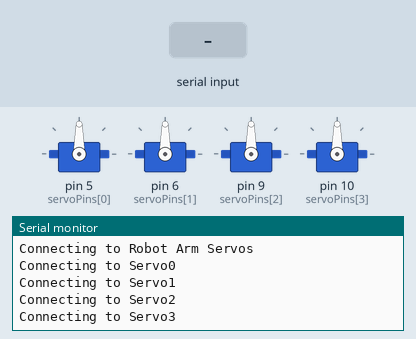
Recording of a sketch running on a simulated Arduino Uno, built with avr-gcc and run on an emulated ATmega328P. Shown: 4 × servo, the last lines printed to the serial monitor. The inputs (shaded band) are chosen by the test bench.

Above: at 1.2 s.
1.3 s: "90,45\n" received over Serial
At 3.5 s:
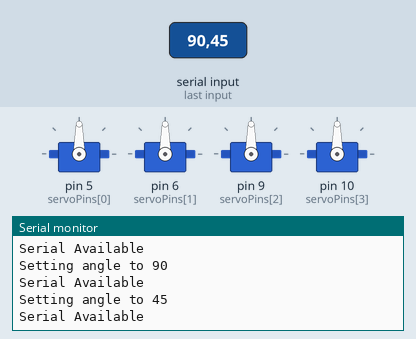
At 4.2 s:
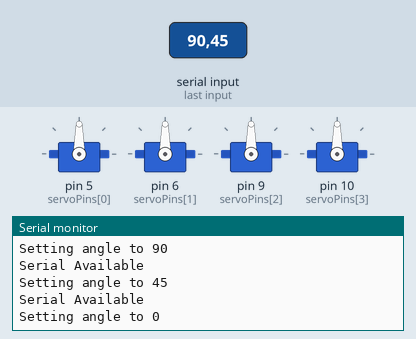
Timing chart, 0 to 5.7 s (numbered marks = the images above; inputs shaded):
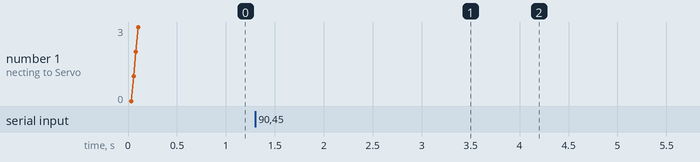

Measured:
- after the input at 1.3 s, the serial monitor: prints a new line at once (image 1)

The sketch:

Test_Servo.ino
```cpp
#include <Servo.h>
// buttons get 10k resistors

Servo servo[4]; // create an array of servos
const byte servoPins[] = {5,6,9,10};
const int angles[] = {5, 10, 90, 40};

void go(int servo_num, int to, int speed) {
  int servo_pos;
  int angle;
  while(servo_pos != to) {
    servo_pos = servo[servoPins[servo_num]].read();
    if (servo_pos > to) {
      angle = servo_pos-1;
    }
    else if (servo_pos < to) {
      angle = servo_pos+1;
    }
    servo[servoPins[servo_num]].write(angle);
    delay(speed);
  }
}

void setup() {
  // Open serial communications and wait for port to open:
  Serial.begin(9600);
  while (!Serial) {
    ; // wait for serial port to connect. Needed for native USB port only
  }
  Serial.println("Connecting to Robot Arm Servos");
  for (int n = 0; n < 4; n++) {
    Serial.print("Connecting to Servo");
    servo[n].attach(servoPins[n]);
    Serial.println(n);
  }
}

void loop() {
  int angle;
  int test_servo = 1;
  int speed = 10;
  if (Serial.available()) {
    Serial.println("Serial Available");
    angle = Serial.parseInt(); //which angle
    Serial.print("Setting angle to ");
    Serial.println(angle);
    go(test_servo, angle, speed);
  }

}
```
